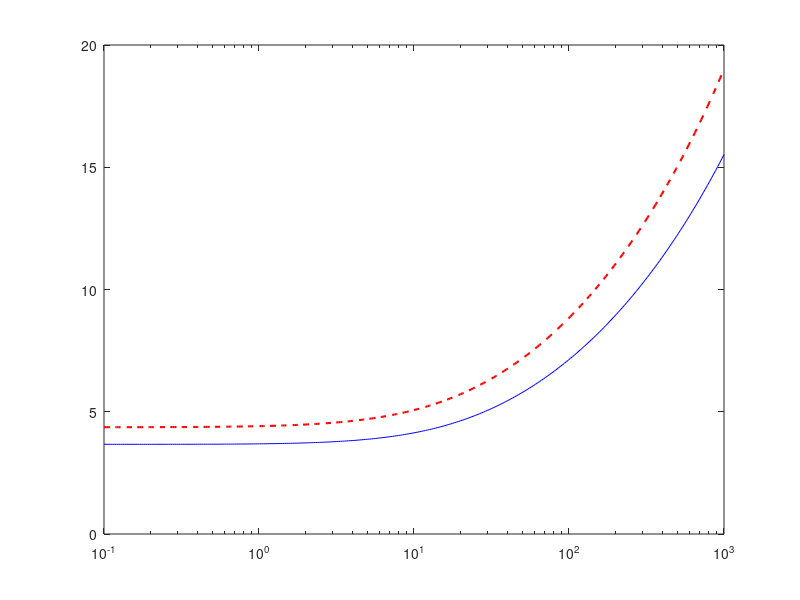

Write MATLAB code to recreate this figure. (Note: this script raises an error after producing the figure.)
% Week 5 - Topic 4: Forced Convection in a Pipe - Nusselt Correlations & LMTD
% Laminar (const T_w): <Nu> = (49.371 + (1.615*beta^(1/3) - 0.7)^3)^(1/3),
%   beta = Pe*D/L; limits 3.660 (const T_w) / 4.364 (const q_w)
% Turbulent (Gnielinski) and Q = h*A*LMTD.

function week5_topic4_pipe_convection
    close all; clc
    fprintf('Fully developed laminar limits (beta -> 0):\n');
    fprintf('  const wall T   : Nu -> %.3f (lecture: 3.660)\n', nulamT(1e-12));
    fprintf('  const wall flux: Nu -> %.3f (lecture: 4.364)\n', nulamQ(1e-12));

    beta = logspace(-1, 3, 300);
    figure(1);
    semilogx(beta, arrayfun(@nulamT, beta), 'b-', ...
             beta, arrayfun(@nulamQ, beta), 'r--', 'LineWidth', 1.5);
    yline(3.660, ':b'); yline(4.364, ':r'); grid on
    xlabel('\beta = Pe \cdot D/L'); ylabel('\langle Nu \rangle');
    legend('const T_w', 'const q_w', 'Location', 'northwest');
    title('Entrance effect: short pipes transfer better');

    % --- Worked example: hot-wall pipe heating water (laminar) ---
    rho = 997; cp = 4180; k = 0.61; nuw = 0.658e-6; Pr = 4.34;
    D = 0.02; L = 3; v = 0.05; Tw = 80; Tin = 20;

    Re = v*D/nuw; Pe = Re*Pr; b = Pe*D/L;
    Nu = nulamT(b); h = Nu*k/D;
    mdot = rho*v*pi*D^2/4; A = pi*D*L;
    Tout = Tw - (Tw - Tin)*exp(-h*A/(mdot*cp));
    dTin = Tw - Tin; dTout = Tw - Tout;
    LMTD = (dTin - dTout)/log(dTin/dTout);

    fprintf('\nWorked example: water, D = 2 cm, L = 3 m, v = 0.05 m/s, Tw = 80 C\n');
    fprintf('  Re = %.0f (laminar), Pe = %.0f, beta = %.1f\n', Re, Pe, b);
    fprintf('  Nu = %.2f, h = %.1f W/m2K, T_out = %.2f C\n', Nu, h, Tout);
    fprintf('  LMTD = %.2f K, Q = h*A*LMTD = %.1f W vs mdot*cp*dT = %.1f W\n', ...
            LMTD, h*A*LMTD, mdot*cp*(Tout - Tin));

    fprintf('\nSame pipe, higher speeds (Gnielinski):\n');
    for vv = [0.5 1 2]
        Re2 = vv*D/nuw;
        Nu2 = gniel(Re2, Pr, D/L);
        fprintf('  v = %4.1f m/s: Re = %6.0f, Nu = %7.1f, h = %6.0f W/m2K\n', ...
                vv, Re2, Nu2, Nu2*k/D);
    end
    fprintf('  -> laminar to turbulent: h jumps by an order of magnitude.\n');
end

function N = nulamT(b)
    N = (49.371 + (1.615*b^(1/3) - 0.7)^3)^(1/3);
end

function N = nulamQ(b)
    N = (83.326 + (1.953*b^(1/3) - 0.6)^3)^(1/3);
end

function N = gniel(Re, Pr, DoL)
    xi = (1.82*log10(Re) - 1.64)^(-2);
    N = (xi/8)*(Re - 1000)*Pr/(1 + 12.7*sqrt(xi/8)*(Pr^(2/3) - 1)) * (1 + DoL^(2/3));
end
